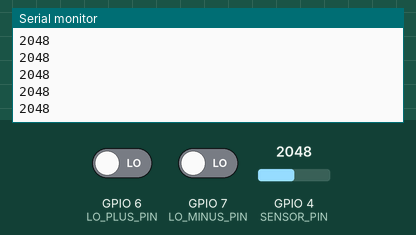
Recording of a sketch running on a simulated ESP32-S2. Parts: the last lines printed to the serial monitor. The inputs (shaded band) are chosen by the test bench; at power-on: GPIO 4 (SENSOR_PIN) = 2048, GPIO 6 (LO_PLUS_PIN) LOW, GPIO 7 (LO_MINUS_PIN) LOW.

Above: at 1.2 s.
1.3 s: GPIO 4 (SENSOR_PIN) set to 2866
At 2.1 s:
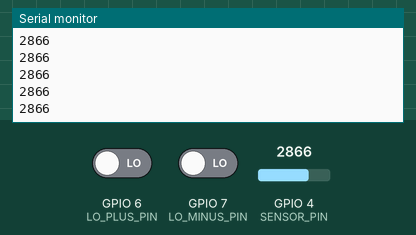
2.8 s: GPIO 6 (LO_PLUS_PIN) driven HIGH
At 3.9 s:
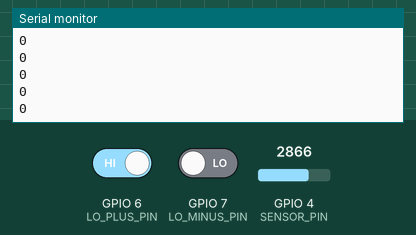
Timing chart, 0 to 5.8 s (numbered marks = the images above; inputs shaded):
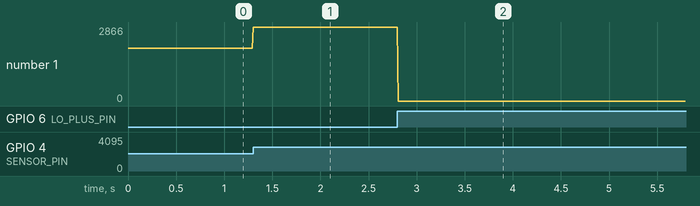

The sketch:

esp32s2-biosignals.ino
```cpp
const int SENSOR_PIN = 4;
const int LO_PLUS_PIN = 6;
const int LO_MINUS_PIN = 7;

void setup() {
  Serial.begin(115200);

  pinMode(LO_PLUS_PIN, INPUT);
  pinMode(LO_MINUS_PIN, INPUT);
}

void loop() {

  if((digitalRead(LO_PLUS_PIN) == HIGH) || (digitalRead(LO_MINUS_PIN) == HIGH))
  {
    Serial.println(0);
  }
  else
  {
    int sensorValue = analogRead(SENSOR_PIN);
    Serial.println(sensorValue);
  }

  delay(10);
}
```

Measured:
- after the input at 1.3 s, the serial monitor: prints a new line at once (image 1)
- after the input at 2.8 s, the serial monitor: prints a new line at once (image 2)
- plotted number 1: 2048 → 2866 after the input at 1.3 s, 2866 → 0 after the input at 2.8 s
